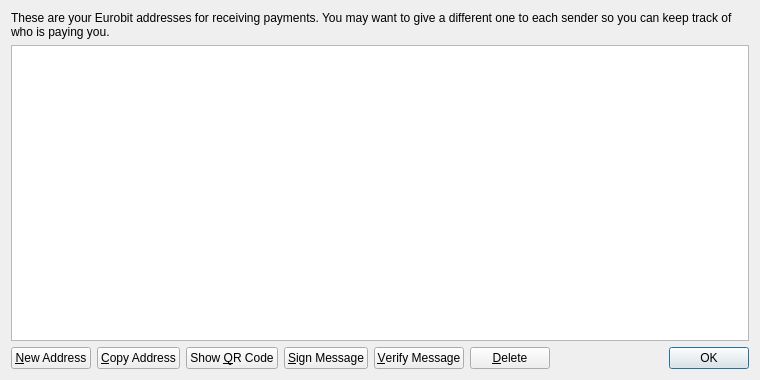
<?xml version="1.0" encoding="UTF-8"?>
<ui version="4.0">
 <class>AddressBookPage</class>
 <widget class="QWidget" name="AddressBookPage">
  <property name="geometry">
   <rect>
    <x>0</x>
    <y>0</y>
    <width>760</width>
    <height>380</height>
   </rect>
  </property>
  <property name="windowTitle">
   <string>Address Book</string>
  </property>
  <layout class="QVBoxLayout" name="verticalLayout">
   <item>
    <widget class="QLabel" name="labelExplanation">
     <property name="text">
      <string>These are your Eurobit addresses for receiving payments. You may want to give a different one to each sender so you can keep track of who is paying you.</string>
     </property>
     <property name="textFormat">
      <enum>Qt::PlainText</enum>
     </property>
     <property name="wordWrap">
      <bool>true</bool>
     </property>
    </widget>
   </item>
   <item>
    <widget class="QTableView" name="tableView">
     <property name="contextMenuPolicy">
      <enum>Qt::CustomContextMenu</enum>
     </property>
     <property name="toolTip">
      <string>Double-click to edit address or label</string>
     </property>
     <property name="tabKeyNavigation">
      <bool>false</bool>
     </property>
     <property name="alternatingRowColors">
      <bool>true</bool>
     </property>
     <property name="selectionMode">
      <enum>QAbstractItemView::SingleSelection</enum>
     </property>
     <property name="selectionBehavior">
      <enum>QAbstractItemView::SelectRows</enum>
     </property>
     <property name="sortingEnabled">
      <bool>true</bool>
     </property>
     <attribute name="verticalHeaderVisible">
      <bool>false</bool>
     </attribute>
    </widget>
   </item>
   <item>
    <layout class="QHBoxLayout" name="horizontalLayout">
     <item>
      <widget class="QPushButton" name="newAddressButton">
       <property name="toolTip">
        <string>Create a new address</string>
       </property>
       <property name="text">
        <string>&amp;New Address</string>
       </property>
       <property name="icon">
        <iconset resource="../eurobit.qrc">
         <normaloff>:/icons/add</normaloff>:/icons/add</iconset>
       </property>
      </widget>
     </item>
     <item>
      <widget class="QPushButton" name="copyToClipboard">
       <property name="toolTip">
        <string>Copy the currently selected address to the system clipboard</string>
       </property>
       <property name="text">
        <string>&amp;Copy Address</string>
       </property>
       <property name="icon">
        <iconset resource="../eurobit.qrc">
         <normaloff>:/icons/editcopy</normaloff>:/icons/editcopy</iconset>
       </property>
      </widget>
     </item>
     <item>
      <widget class="QPushButton" name="showQRCode">
       <property name="text">
        <string>Show &amp;QR Code</string>
       </property>
       <property name="icon">
        <iconset resource="../eurobit.qrc">
         <normaloff>:/icons/qrcode</normaloff>:/icons/qrcode</iconset>
       </property>
      </widget>
     </item>
     <item>
      <widget class="QPushButton" name="signMessage">
       <property name="toolTip">
        <string>Sign a message to prove you own a Bitcoin address</string>
       </property>
       <property name="text">
        <string>&amp;Sign Message</string>
       </property>
       <property name="icon">
        <iconset resource="../eurobit.qrc">
         <normaloff>:/icons/edit</normaloff>:/icons/edit</iconset>
       </property>
      </widget>
     </item>
     <item>
      <widget class="QPushButton" name="verifyMessage">
       <property name="toolTip">
        <string>Verify a message to ensure it was signed with a specified Bitcoin address</string>
       </property>
       <property name="text">
        <string>&amp;Verify Message</string>
       </property>
       <property name="icon">
        <iconset resource="../eurobit.qrc">
         <normaloff>:/icons/transaction_0</normaloff>:/icons/transaction_0</iconset>
       </property>
      </widget>
     </item>
     <item>
      <widget class="QPushButton" name="deleteButton">
       <property name="toolTip">
        <string>Delete the currently selected address from the list. Only sending addresses can be deleted.</string>
       </property>
       <property name="text">
        <string>&amp;Delete</string>
       </property>
       <property name="icon">
        <iconset resource="../eurobit.qrc">
         <normaloff>:/icons/remove</normaloff>:/icons/remove</iconset>
       </property>
      </widget>
     </item>
     <item>
      <spacer name="horizontalSpacer">
       <property name="orientation">
        <enum>Qt::Horizontal</enum>
       </property>
       <property name="sizeHint" stdset="0">
        <size>
         <width>40</width>
         <height>20</height>
        </size>
       </property>
      </spacer>
     </item>
     <item>
      <widget class="QDialogButtonBox" name="buttonBox">
       <property name="sizePolicy">
        <sizepolicy hsizetype="Maximum" vsizetype="Fixed">
         <horstretch>0</horstretch>
         <verstretch>0</verstretch>
        </sizepolicy>
       </property>
       <property name="standardButtons">
        <set>QDialogButtonBox::Ok</set>
       </property>
      </widget>
     </item>
    </layout>
   </item>
  </layout>
 </widget>
 <resources>
  <include location="../eurobit.qrc"/>
 </resources>
 <connections/>
</ui>
